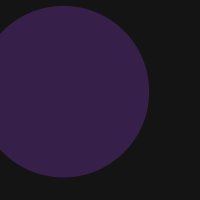
Frame 1 (no input)
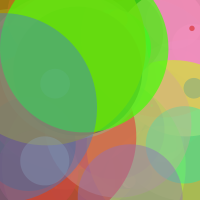
Frame 60 (the mouse pressed at the canvas centre just before this capture)
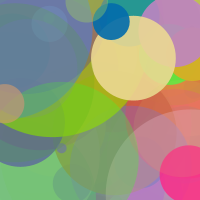
Frame 120 (the mouse held since frame 60 and released just before this capture)

The Processing sketch that drew these frames (run headless with seeded random() and noise(); from frame 60 on, the mouse is pressed at the canvas centre):

// Processing sketch: processing_159102
// ── processing_159102.pde

float r;
float g;
float b;
float a;

float diam;
float x;
float y;

void setup(){
  size(200,200);
  background(20);
  smooth();
}

void draw(){
  //Each time though draw(),new random numbers are picked for a new ellipse.
  r=random(255);
  g=random(255);
    b=random(255);
      a=random(255);
      diam=random(200);
        x=random(width);
          y=random(height);
          
          //use values to draw an ellipse
          noStroke();
          fill(r,g,b,a);
          ellipse(x,y,diam,diam);
}
          
